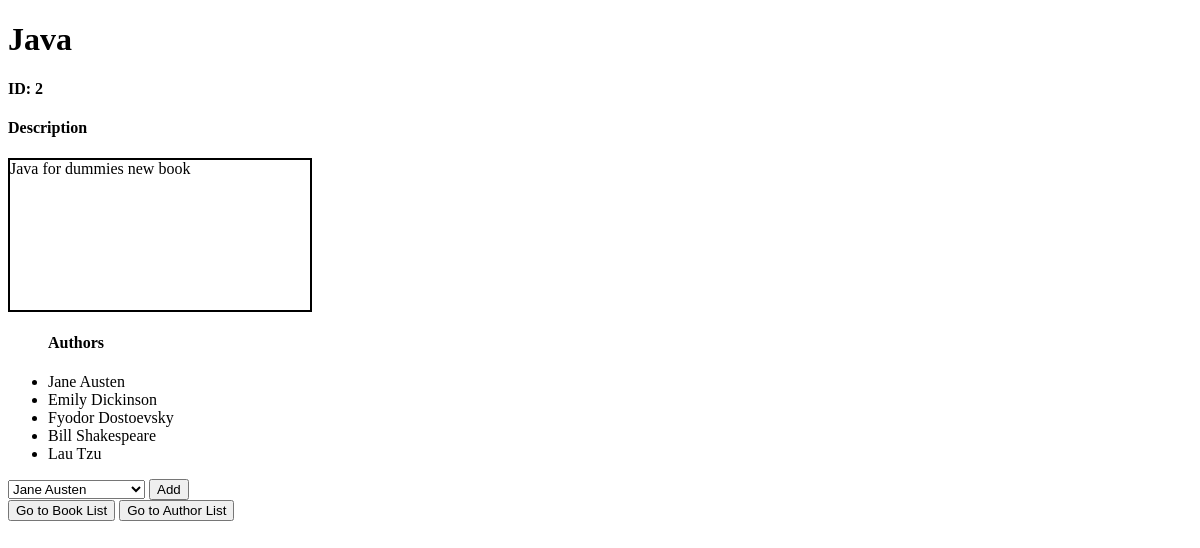
The page /books/2/ on the database its author committed.
### books_authors_app/models.py (models this page shows)
class books(models.Model):
    title = models.CharField(max_length=255)
    desc = models.TextField()
    created_at = models.DateTimeField(auto_now_add=True)
    upddated_at = models.DateTimeField(auto_now_add=True)

class authors(models.Model):
    first_name = models.CharField(max_length=45)
    last_name = models.CharField(max_length=45)
    created_at = models.DateTimeField(auto_now_add=True)
    updated_at = models.DateTimeField(auto_now_add=True)
    books = models.ManyToManyField(books, related_name='authors')
    notes = models.TextField()

### books_authors_app/views.py (the view)
# urls.py: path('books/<int:id_num>/', views.book_list),
def book_list(request, id_num):
    context={
        'this_name': books.objects.get(id=id_num).title,
        'id': id_num,
        'Desc_or_Notes': "Description",
        'desc': books.objects.get(id=id_num).desc,
        'this_list': books.objects.get(id=id_num).authors.all(),
        'list': authors.objects.all(),
        'is_books': True,
    }
    return render(request, 'details.html', context)

### books_authors_app/templates/details.html (shortened to what this page needs)
<!DOCTYPE html>
<html lang="en">
<head>
    {% load static %}
    <link rel="stylesheet" href="{% static 'css/style.css' %}">
</head>
<body>
    <h1>{{this_name}}</h1>
    <h4>ID: {{id}}</h4>
    <h4>{{Desc_or_Notes}}</h4>
    <p id="Description">{{desc}}</p>
    <ul>
        {% if is_books %}
            <h4>Authors</h4>
                {% for author in this_list %}
                    <li>{{author.first_name}} {{author.last_name}}</li>
                {% endfor %}
        {% else %}
            <h4>Books</h4>
                {% for book in this_list %}
                    <li>{{book.title}}</li>
                {% endfor %}
        {% endif %}
    </ul>
    <form action="add/" method="POST">
        <select name="to_add">
            {% if is_books %}
                {% for item in list %}
                    <option value={{item.id}}>{{item.first_name}} {{item.last_name}}</option>
                {% endfor %}
            {% else %}
                {% for item in list %}
                    <option value={{item.id}}>{{item.title}}</option>
                {% endfor %}
            {% endif %}
        <input type="submit" value="Add">
    </select>
    </form>
    <a href="/"><button>Go to Book List</button></a>
    <a href="/authors/"><button>Go to Author List</button></a>
</body>
</html>

### books_authors_app/static/css/style.css (style rules this page uses)
#Description { margin-top: 0px; width: 300px; height: 150px; border: 2px solid black; }

### rows shown on the page
books: title "Java", desc "Java for dummies new book"
authors: first_name "Jane", last_name "Austen"
authors: first_name "Emily", last_name "Dickinson"
authors: first_name "Fyodor", last_name "Dostoevsky"
authors: first_name "Bill", last_name "Shakespeare"
authors: first_name "Lau", last_name "Tzu"

### other values the page prints
{{ id }} "2"
{{ Desc_or_Notes }} "Description"
form field to_add "Jane Austen"
